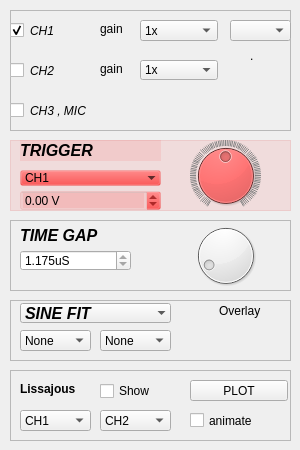
         <widget class="QWidget" name="Analog">
          <property name="sizePolicy">
           <sizepolicy hsizetype="Maximum" vsizetype="Maximum">
            <horstretch>0</horstretch>
            <verstretch>0</verstretch>
           </sizepolicy>
          </property>
          <attribute name="title">
           <string>Analog signals</string>
          </attribute>
          <attribute name="toolTip">
           <string>Four channel, 1MSPS Oscilloscope</string>
          </attribute>
          <widget class="QFrame" name="frame">
           <property name="geometry">
            <rect>
             <x>10</x>
             <y>140</y>
             <width>281</width>
             <height>71</height>
            </rect>
           </property>
           <property name="styleSheet">
            <string notr="true">background-color: rgba(255, 0, 0, 20);</string>
           </property>
           <property name="frameShape">
            <enum>QFrame::StyledPanel</enum>
           </property>
           <property name="frameShadow">
            <enum>QFrame::Raised</enum>
           </property>
           <widget class="QDial" name="dial_11">
            <property name="geometry">
             <rect>
              <x>160</x>
              <y>0</y>
              <width>111</width>
              <height>71</height>
             </rect>
            </property>
            <property name="minimum">
             <number>0</number>
            </property>
            <property name="maximum">
             <number>1000</number>
            </property>
            <property name="value">
             <number>500</number>
            </property>
            <property name="notchTarget">
             <double>10.000000000000000</double>
            </property>
            <property name="notchesVisible">
             <bool>true</bool>
            </property>
           </widget>
           <widget class="QDoubleSpinBox" name="trigger_level_box">
            <property name="geometry">
             <rect>
              <x>10</x>
              <y>50</y>
              <width>141</width>
              <height>21</height>
             </rect>
            </property>
            <property name="readOnly">
             <bool>true</bool>
            </property>
            <property name="suffix">
             <string> V</string>
            </property>
            <property name="minimum">
             <double>-20.000000000000000</double>
            </property>
            <property name="maximum">
             <double>20.000000000000000</double>
            </property>
           </widget>
           <widget class="QComboBox" name="trigger_select_box">
            <property name="geometry">
             <rect>
              <x>10</x>
              <y>30</y>
              <width>141</width>
              <height>16</height>
             </rect>
            </property>
            <property name="styleSheet">
             <string notr="true"/>
            </property>
            <property name="frame">
             <bool>false</bool>
            </property>
            <item>
             <property name="text">
              <string>CH1</string>
             </property>
            </item>
            <item>
             <property name="text">
              <string>CH2</string>
             </property>
            </item>
            <item>
             <property name="text">
              <string>CH3</string>
             </property>
            </item>
            <item>
             <property name="text">
              <string>MIC</string>
             </property>
            </item>
           </widget>
           <widget class="QLabel" name="label_48">
            <property name="geometry">
             <rect>
              <x>10</x>
              <y>0</y>
              <width>141</width>
              <height>21</height>
             </rect>
            </property>
            <property name="font">
             <font>
              <pointsize>12</pointsize>
              <weight>75</weight>
              <italic>true</italic>
              <bold>true</bold>
             </font>
            </property>
            <property name="text">
             <string>TRIGGER</string>
            </property>
           </widget>
          </widget>
          <widget class="QFrame" name="frame_2">
           <property name="geometry">
            <rect>
             <x>10</x>
             <y>220</y>
             <width>281</width>
             <height>71</height>
            </rect>
           </property>
           <property name="frameShape">
            <enum>QFrame::StyledPanel</enum>
           </property>
           <property name="frameShadow">
            <enum>QFrame::Raised</enum>
           </property>
           <widget class="QDial" name="timebase_dial">
            <property name="geometry">
             <rect>
              <x>160</x>
              <y>0</y>
              <width>111</width>
              <height>71</height>
             </rect>
            </property>
            <property name="minimum">
             <number>0</number>
            </property>
            <property name="maximum">
             <number>10</number>
            </property>
            <property name="pageStep">
             <number>1</number>
            </property>
            <property name="value">
             <number>1</number>
            </property>
           </widget>
           <widget class="QDoubleSpinBox" name="timebase_label">
            <property name="geometry">
             <rect>
              <x>10</x>
              <y>30</y>
              <width>111</width>
              <height>21</height>
             </rect>
            </property>
            <property name="readOnly">
             <bool>true</bool>
            </property>
            <property name="suffix">
             <string>uS</string>
            </property>
            <property name="decimals">
             <number>3</number>
            </property>
            <property name="maximum">
             <double>1000.000000000000000</double>
            </property>
            <property name="singleStep">
             <double>0.125000000000000</double>
            </property>
            <property name="value">
             <double>1.175000000000000</double>
            </property>
           </widget>
           <widget class="QLabel" name="label_49">
            <property name="geometry">
             <rect>
              <x>10</x>
              <y>0</y>
              <width>141</width>
              <height>31</height>
             </rect>
            </property>
            <property name="font">
             <font>
              <pointsize>12</pointsize>
              <weight>75</weight>
              <italic>true</italic>
              <bold>true</bold>
             </font>
            </property>
            <property name="text">
             <string>TIME GAP</string>
            </property>
           </widget>
          </widget>
          <widget class="QFrame" name="frame_3">
           <property name="geometry">
            <rect>
             <x>10</x>
             <y>370</y>
             <width>281</width>
             <height>71</height>
            </rect>
           </property>
           <property name="frameShape">
            <enum>QFrame::StyledPanel</enum>
           </property>
           <property name="frameShadow">
            <enum>QFrame::Raised</enum>
           </property>
           <widget class="QLabel" name="label">
            <property name="geometry">
             <rect>
              <x>10</x>
              <y>10</y>
              <width>71</width>
              <height>17</height>
             </rect>
            </property>
            <property name="font">
             <font>
              <weight>75</weight>
              <bold>true</bold>
             </font>
            </property>
            <property name="text">
             <string>Lissajous </string>
            </property>
           </widget>
           <widget class="QPushButton" name="pushButton">
            <property name="geometry">
             <rect>
              <x>180</x>
              <y>10</y>
              <width>98</width>
              <height>21</height>
             </rect>
            </property>
            <property name="text">
             <string>PLOT</string>
            </property>
           </widget>
           <widget class="QCheckBox" name="Liss_show">
            <property name="geometry">
             <rect>
              <x>90</x>
              <y>10</y>
              <width>71</width>
              <height>22</height>
             </rect>
            </property>
            <property name="text">
             <string>Show</string>
            </property>
           </widget>
           <widget class="QCheckBox" name="checkBox_2">
            <property name="geometry">
             <rect>
              <x>180</x>
              <y>40</y>
              <width>91</width>
              <height>21</height>
             </rect>
            </property>
            <property name="text">
             <string>animate</string>
            </property>
           </widget>
           <widget class="QComboBox" name="Liss_x">
            <property name="geometry">
             <rect>
              <x>10</x>
              <y>40</y>
              <width>71</width>
              <height>21</height>
             </rect>
            </property>
            <item>
             <property name="text">
              <string>CH1</string>
             </property>
            </item>
            <item>
             <property name="text">
              <string>CH2</string>
             </property>
            </item>
           </widget>
           <widget class="QComboBox" name="Liss_y">
            <property name="geometry">
             <rect>
              <x>90</x>
              <y>40</y>
              <width>71</width>
              <height>21</height>
             </rect>
            </property>
            <property name="currentIndex">
             <number>1</number>
            </property>
            <item>
             <property name="text">
              <string>CH1</string>
             </property>
            </item>
            <item>
             <property name="text">
              <string>CH2</string>
             </property>
            </item>
           </widget>
          </widget>
          <widget class="QFrame" name="frame_6">
           <property name="geometry">
            <rect>
             <x>10</x>
             <y>300</y>
             <width>281</width>
             <height>61</height>
            </rect>
           </property>
           <property name="styleSheet">
            <string notr="true">QCheckBox{background-color: rgba(255, 33, 0,0);}</string>
           </property>
           <property name="frameShape">
            <enum>QFrame::StyledPanel</enum>
           </property>
           <property name="frameShadow">
            <enum>QFrame::Raised</enum>
           </property>
           <widget class="QComboBox" name="fit_select_box">
            <property name="geometry">
             <rect>
              <x>10</x>
              <y>30</y>
              <width>71</width>
              <height>21</height>
             </rect>
            </property>
            <property name="currentIndex">
             <number>4</number>
            </property>
            <item>
             <property name="text">
              <string>CH1</string>
             </property>
            </item>
            <item>
             <property name="text">
              <string>CH2</string>
             </property>
            </item>
            <item>
             <property name="text">
              <string>CH3</string>
             </property>
            </item>
            <item>
             <property name="text">
              <string>MIC</string>
             </property>
            </item>
            <item>
             <property name="text">
              <string>None</string>
             </property>
            </item>
           </widget>
           <widget class="QCheckBox" name="overlay_fit_button">
            <property name="geometry">
             <rect>
              <x>190</x>
              <y>0</y>
              <width>91</width>
              <height>21</height>
             </rect>
            </property>
            <property name="text">
             <string>Overlay</string>
            </property>
           </widget>
           <widget class="QComboBox" name="fit_select_box_2">
            <property name="geometry">
             <rect>
              <x>90</x>
              <y>30</y>
              <width>71</width>
              <height>21</height>
             </rect>
            </property>
            <property name="currentIndex">
             <number>4</number>
            </property>
            <item>
             <property name="text">
              <string>CH1</string>
             </property>
            </item>
            <item>
             <property name="text">
              <string>CH2</string>
             </property>
            </item>
            <item>
             <property name="text">
              <string>CH3</string>
             </property>
            </item>
            <item>
             <property name="text">
              <string>MIC</string>
             </property>
            </item>
            <item>
             <property name="text">
              <string>None</string>
             </property>
            </item>
           </widget>
           <widget class="QComboBox" name="fit_type_box">
            <property name="geometry">
             <rect>
              <x>10</x>
              <y>3</y>
              <width>151</width>
              <height>20</height>
             </rect>
            </property>
            <property name="font">
             <font>
              <pointsize>12</pointsize>
              <weight>75</weight>
              <italic>true</italic>
              <bold>true</bold>
             </font>
            </property>
            <property name="currentIndex">
             <number>0</number>
            </property>
            <property name="frame">
             <bool>false</bool>
            </property>
            <item>
             <property name="text">
              <string>SINE FIT</string>
             </property>
            </item>
           </widget>
           <widget class="QCheckBox" name="collapseButton">
            <property name="geometry">
             <rect>
              <x>250</x>
              <y>40</y>
              <width>21</width>
              <height>21</height>
             </rect>
            </property>
            <property name="text">
             <string>.</string>
            </property>
           </widget>
          </widget>
          <widget class="QFrame" name="frame_11">
           <property name="geometry">
            <rect>
             <x>10</x>
             <y>10</y>
             <width>281</width>
             <height>121</height>
            </rect>
           </property>
           <property name="frameShape">
            <enum>QFrame::StyledPanel</enum>
           </property>
           <property name="frameShadow">
            <enum>QFrame::Raised</enum>
           </property>
           <widget class="QComboBox" name="CH1_REMAPS">
            <property name="geometry">
             <rect>
              <x>220</x>
              <y>10</y>
              <width>61</width>
              <height>21</height>
             </rect>
            </property>
           </widget>
           <widget class="QLabel" name="CH1_LABEL">
            <property name="geometry">
             <rect>
              <x>20</x>
              <y>10</y>
              <width>31</width>
              <height>21</height>
             </rect>
            </property>
            <property name="font">
             <font>
              <pointsize>9</pointsize>
              <weight>50</weight>
              <italic>true</italic>
              <bold>false</bold>
             </font>
            </property>
            <property name="text">
             <string>CH1</string>
            </property>
           </widget>
           <widget class="QLabel" name="CH2_LABEL">
            <property name="geometry">
             <rect>
              <x>20</x>
              <y>50</y>
              <width>41</width>
              <height>21</height>
             </rect>
            </property>
            <property name="font">
             <font>
              <pointsize>9</pointsize>
              <weight>50</weight>
              <italic>true</italic>
              <bold>false</bold>
             </font>
            </property>
            <property name="text">
             <string>CH2</string>
            </property>
           </widget>
           <widget class="QComboBox" name="comboBox_6">
            <property name="geometry">
             <rect>
              <x>130</x>
              <y>10</y>
              <width>78</width>
              <height>21</height>
             </rect>
            </property>
            <item>
             <property name="text">
              <string>1x</string>
             </property>
            </item>
            <item>
             <property name="text">
              <string>2x</string>
             </property>
            </item>
            <item>
             <property name="text">
              <string>4x</string>
             </property>
            </item>
            <item>
             <property name="text">
              <string>5x</string>
             </property>
            </item>
            <item>
             <property name="text">
              <string>8x</string>
             </property>
            </item>
            <item>
             <property name="text">
              <string>10x</string>
             </property>
            </item>
            <item>
             <property name="text">
              <string>16x</string>
             </property>
            </item>
            <item>
             <property name="text">
              <string>32x</string>
             </property>
            </item>
           </widget>
           <widget class="QComboBox" name="comboBox_7">
            <property name="geometry">
             <rect>
              <x>130</x>
              <y>50</y>
              <width>78</width>
              <height>20</height>
             </rect>
            </property>
            <item>
             <property name="text">
              <string>1x</string>
             </property>
            </item>
            <item>
             <property name="text">
              <string>2x</string>
             </property>
            </item>
            <item>
             <property name="text">
              <string>4x</string>
             </property>
            </item>
            <item>
             <property name="text">
              <string>5x</string>
             </property>
            </item>
            <item>
             <property name="text">
              <string>8x</string>
             </property>
            </item>
            <item>
             <property name="text">
              <string>10x</string>
             </property>
            </item>
            <item>
             <property name="text">
              <string>16x</string>
             </property>
            </item>
            <item>
             <property name="text">
              <string>32x</string>
             </property>
            </item>
           </widget>
           <widget class="QLabel" name="label_30">
            <property name="geometry">
             <rect>
              <x>90</x>
              <y>10</y>
              <width>31</width>
              <height>17</height>
             </rect>
            </property>
            <property name="text">
             <string>gain</string>
            </property>
           </widget>
           <widget class="QLabel" name="label_31">
            <property name="geometry">
             <rect>
              <x>90</x>
              <y>50</y>
              <width>31</width>
              <height>17</height>
             </rect>
            </property>
            <property name="text">
             <string>gain</string>
            </property>
           </widget>
           <widget class="QCheckBox" name="CH1_ENABLE">
            <property name="geometry">
             <rect>
              <x>0</x>
              <y>10</y>
              <width>21</width>
              <height>20</height>
             </rect>
            </property>
            <property name="text">
             <string/>
            </property>
            <property name="checked">
             <bool>true</bool>
            </property>
           </widget>
           <widget class="QCheckBox" name="CH2_ENABLE">
            <property name="geometry">
             <rect>
              <x>0</x>
              <y>50</y>
              <width>21</width>
              <height>20</height>
             </rect>
            </property>
            <property name="text">
             <string/>
            </property>
           </widget>
           <widget class="QLabel" name="offsetLabel">
            <property name="geometry">
             <rect>
              <x>240</x>
              <y>30</y>
              <width>41</width>
              <height>31</height>
             </rect>
            </property>
            <property name="text">
             <string>.</string>
            </property>
           </widget>
           <widget class="QCheckBox" name="FOURCHAN_ENABLE">
            <property name="geometry">
             <rect>
              <x>0</x>
              <y>90</y>
              <width>21</width>
              <height>20</height>
             </rect>
            </property>
            <property name="text">
             <string/>
            </property>
            <property name="checked">
             <bool>false</bool>
            </property>
           </widget>
           <widget class="QLabel" name="CH2_LABEL_2">
            <property name="geometry">
             <rect>
              <x>20</x>
              <y>90</y>
              <width>101</width>
              <height>21</height>
             </rect>
            </property>
            <property name="font">
             <font>
              <pointsize>9</pointsize>
              <weight>50</weight>
              <italic>true</italic>
              <bold>false</bold>
             </font>
            </property>
            <property name="text">
             <string>CH3 , MIC</string>
            </property>
           </widget>
          </widget>
         </widget>
